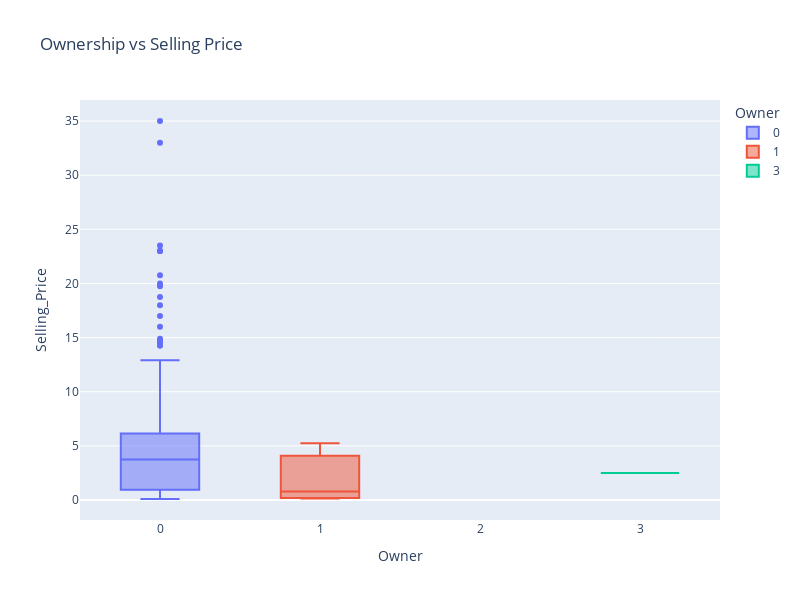

This figure's notebook cell:
### Code cell
# Ownership vs Selling Price

fig = px.box(df, x='Owner', y='Selling_Price', color='Owner', title='Ownership vs Selling Price')
fig.update_layout(width=800, height=600)
fig.show()

### Figure 1 — Plotly figure (JSON) as saved in the notebook; plotly's stock layout.template omitted (floating-point values rounded to 4 significant figures; data arrays with more than 128 entries replaced by an {"elided": "..."} marker saying what was removed)
{"data": [{"alignmentgroup": "True", "hovertemplate": "Owner=%{x}<br>Selling_Price=%{y}<extra></extra>", "legendgroup": "0", "marker": {"color": "#636efa"}, "name": "0", "notched": false, "offsetgroup": "0", "orientation": "v", "showlegend": true, "type": "box", "x": {"elided": "290 int values"}, "x0": " ", "xaxis": "x", "y": {"elided": "290 float values"}, "y0": " ", "yaxis": "y"}, {"alignmentgroup": "True", "hovertemplate": "Owner=%{x}<br>Selling_Price=%{y}<extra></extra>", "legendgroup": "1", "marker": {"color": "#EF553B"}, "name": "1", "notched": false, "offsetgroup": "1", "orientation": "v", "showlegend": true, "type": "box", "x": [1, 1, 1, 1, 1, 1, 1, 1, 1, 1], "x0": " ", "xaxis": "x", "y": [4.1, 1.35, 0.25, 0.2, 0.2, 0.2, 0.15, 3.25, 5.25, 4.75], "y0": " ", "yaxis": "y"}, {"alignmentgroup": "True", "hovertemplate": "Owner=%{x}<br>Selling_Price=%{y}<extra></extra>", "legendgroup": "3", "marker": {"color": "#00cc96"}, "name": "3", "notched": false, "offsetgroup": "3", "orientation": "v", "showlegend": true, "type": "box", "x": [3], "x0": " ", "xaxis": "x", "y": [2.5], "y0": " ", "yaxis": "y"}], "layout": {"boxmode": "overlay", "height": 600, "legend": {"title": {"text": "Owner"}, "tracegroupgap": 0}, "title": {"text": "Ownership vs Selling Price"}, "width": 800, "xaxis": {"anchor": "y", "categoryarray": [0, 1, 3], "categoryorder": "array", "domain": [0, 1], "title": {"text": "Owner"}}, "yaxis": {"anchor": "x", "domain": [0, 1], "title": {"text": "Selling_Price"}}}}
